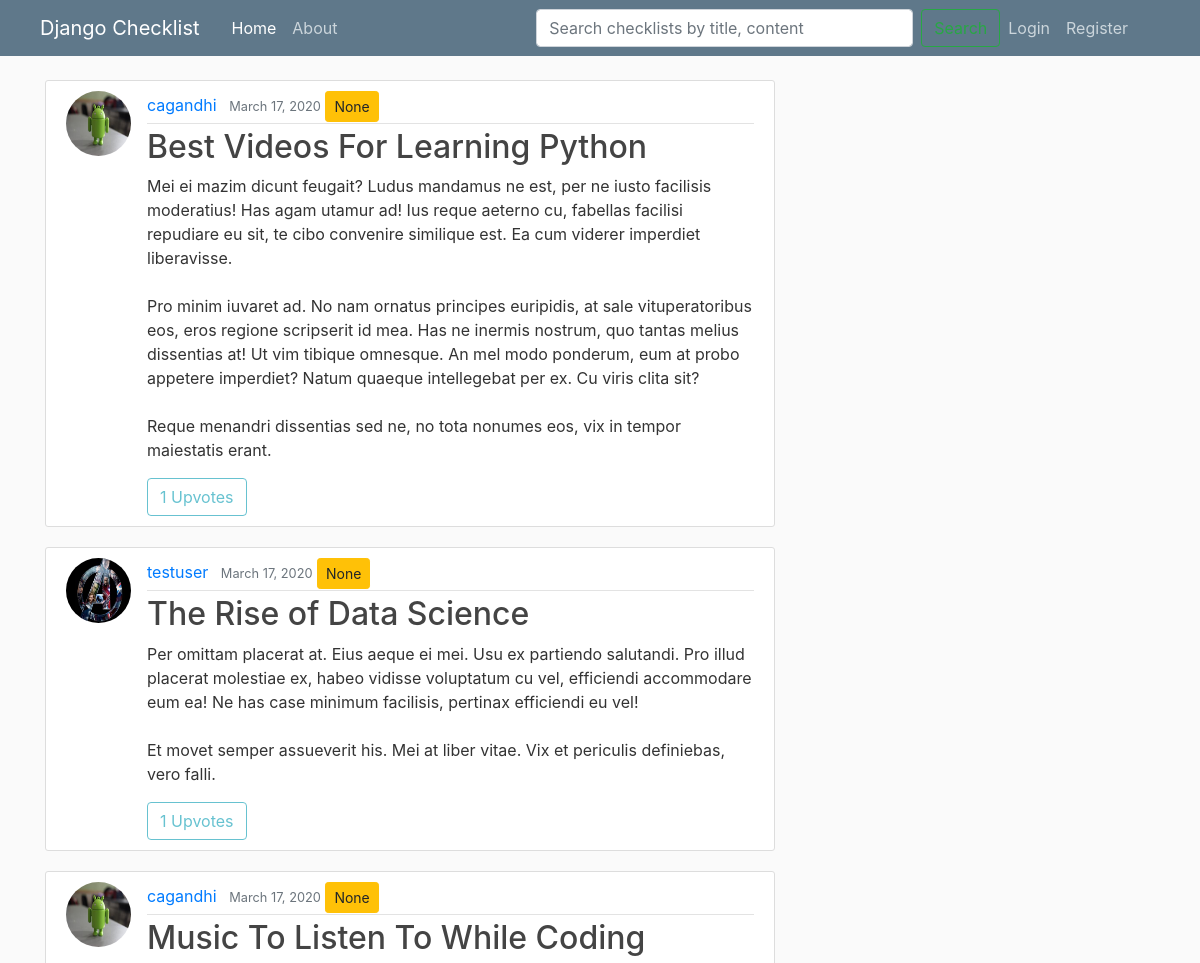
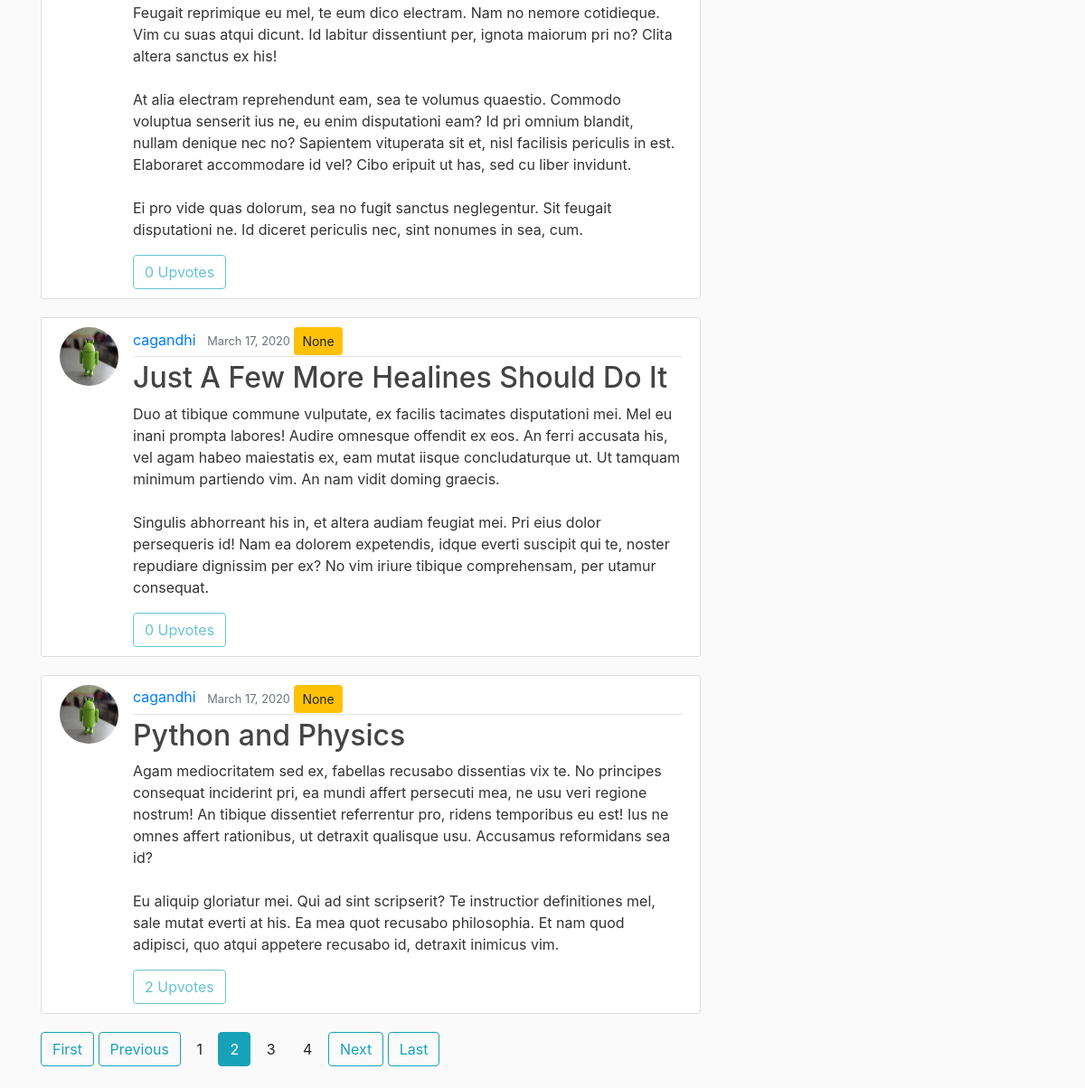
Screenshot of /?page=2 with the database file from the repository (2 pictures, top to bottom).
### checklist/models.py (models this page shows, shortened)
class Checklist(models.Model):
	title = models.CharField(max_length=100)
	content = RichTextField()
	date_posted = models.DateTimeField(default=timezone.now)
	author = models.ForeignKey(User, on_delete = models.CASCADE)
	visibility = models.IntegerField(default=0)
	category = models.ForeignKey('Category', null=True, on_delete = models.SET_NULL)

### users/models.py (models this page shows, shortened)
class Profile(models.Model):
	user = models.OneToOneField(User, on_delete = models.CASCADE)
	image = models.ImageField(default='default.jpg', upload_to='profile_pics')

### checklist/views.py (the view)
# urls.py: path('', ChecklistListView.as_view(), name='checklist-home'),
class ChecklistListView(ListView):
	model = Checklist
	template_name = 'checklist/home.html' # <app_name>/<model>_<viewtype>.html
	paginate_by = 5
	def get_context_data(self, **kwargs):
		context = super(ChecklistListView, self).get_context_data(**kwargs)
		upvotes_cnt_list = []
		checklists_var = Checklist.objects.all().order_by('-date_posted')
		for checklist in checklists_var:
			upvotes_cnt_list.append(Upvote.objects.filter(checklist=checklist).count())
		checklist_upvotes = zip(checklists_var, upvotes_cnt_list)
		paginator = Paginator(list(checklist_upvotes), self.paginate_by)
		page = self.request.GET.get('page')
		try:
			page_checklist_upvotes = paginator.page(page)
		except PageNotAnInteger:
			page_checklist_upvotes = paginator.page(1)
		except EmptyPage:
			page_checklist_upvotes = paginator.page(paginator.num_pages)
		context['checklist_upvotes'] = page_checklist_upvotes
		context['title'] = 'home'
		context['is_paginated'] = page_checklist_upvotes.has_other_pages
		return context

### checklist/templates/checklist/home.html
{% extends "checklist/base.html" %}
{% block content %}
	{% for checklist, uvote in checklist_upvotes %}
		<article class="media content-section">
			<img class="rounded-circle article-img" src="{{ checklist.author.profile.image.url }}">
			<div class="media-body">
				<div class="article-metadata">
					<a class="mr-2" href="{% url 'user-checklists' checklist.author.username %}">{{ checklist.author }}</a>
					<small class="text-muted">{{ checklist.date_posted|date:'F d, Y' }}</small>
					<a class="btn btn-sm btn-warning" href="{% url 'category' checklist.category %}" >{{ checklist.category }}</a>
				</div>
				<h2><a class="article-title" href="{% url 'checklist-detail' checklist.id %}">{{ checklist.title }}</a></h2>
				<p class="article-content">{{ checklist.content|safe }}</p>
				{% if user.is_authenticated and checklist.author.username != user.username %}
					<a class="btn btn-outline-info" href="{% url 'checklist-upvote' checklist.id %}">Upvote | {{ uvote }}</a>
					<a class="btn btn-outline-info" href="{% url 'checklist-bookmark' checklist.id %}">Bookmark</a>
				{% else %}
					<a class="btn btn-outline-info disabled">{{ uvote }} Upvotes</a>
				{% endif %}
			</div>
		</article>
	{% endfor %}
	{% if is_paginated %}
		{% if checklist_upvotes.has_previous %}
			<a class="btn btn-outline-info mb-4" href="?page=1">First</a>
			<a class="btn btn-outline-info mb-4" href="?page={{ checklist_upvotes.previous_page_number }}">Previous</a>
		{% endif %}
		{% for num in checklist_upvotes.paginator.page_range %}
			{% if num == checklist_upvotes.number %}
				<a class="btn btn-info mb-4" href="?page={{ num }}">{{ num }}</a>
			{% elif num > checklist_upvotes.number|add:'-3' and num < checklist_upvotes.number|add:'3' %}
				<a class="btn btn-info-outline mb-4" href="?page={{ num }}">{{ num }}</a>
			{% endif %}
		{% endfor %}
		{% if checklist_upvotes.has_next %}
			<a class="btn btn-outline-info mb-4" href="?page={{ checklist_upvotes.next_page_number }}">Next</a>
			<a class="btn btn-outline-info mb-4" href="?page={{ checklist_upvotes.paginator.num_pages }}">Last</a>
		{% endif %}
	{% endif %}
{% endblock content  %}

### checklist/static/checklist/main.css (style rules this page uses)
body { background: #fafafa; color: #333333; margin-top: 5rem; }
h1, h2, h3, h4, h5, h6 { color: #444444; }
.content-section { background: #ffffff; padding: 10px 20px; border: 1px solid #dddddd; border-radius: 3px; margin-bottom: 20px; }
.article-title { color: #444444; }
.article-content { white-space: pre-line; }
.article-img { height: 65px; width: 65px; margin-right: 16px; }
.article-metadata { padding-bottom: 1px; margin-bottom: 4px; border-bottom: 1px solid #e3e3e3 }

### rows the page displays
Checklist: author.profile.image (picture), author "cagandhi", date_posted "March 17, 2020", category "None", title "Best Videos For Learning Python", content "Mei ei mazim dicunt feugait? Ludus mandamus ne est, per ne iusto facilisis moderatius! Has agam utamur ad! Ius reque aeterno cu, fabellas facilisi repudiare eu sit, te cibo convenire similique est. Ea cum viderer imperdiet liberavisse. Pro minim iuvaret ad. No nam ornatus principes euripidis, at sale vituperatoribus eos, eros regione scripserit id mea. Has ne inermis nostrum, quo tantas melius dissentias at! Ut vim tibique omnesque. An mel modo ponderum, eum at probo appetere imperdiet? Natum quaeque intellegebat per ex. Cu viris clita sit? Reque menandri dissentias sed ne, no tota nonumes eos, vix in tempor maiestatis erant.", author "1"
Checklist: author.profile.image (placeholder picture), author "testuser", date_posted "March 17, 2020", category "None", title "The Rise of Data Science", content "Per omittam placerat at. Eius aeque ei mei. Usu ex partiendo salutandi. Pro illud placerat molestiae ex, habeo vidisse voluptatum cu vel, efficiendi accommodare eum ea! Ne has case minimum facilisis, pertinax efficiendi eu vel! Et movet semper assueverit his. Mei at liber vitae. Vix et periculis definiebas, vero falli.", uvote "1"
Checklist: author.profile.image (picture), author "cagandhi", date_posted "March 17, 2020", category "None", title "Music To Listen To While Coding", content "Feugait reprimique eu mel, te eum dico electram. Nam no nemore cotidieque. Vim cu suas atqui dicunt. Id labitur dissentiunt per, ignota maiorum pri no? Clita altera sanctus ex his! At alia electram reprehendunt eam, sea te volumus quaestio. Commodo voluptua senserit ius ne, eu enim disputationi eam? Id pri omnium blandit, nullam denique nec no? Sapientem vituperata sit et, nisl facilisis periculis in est. Elaboraret accommodare id vel? Cibo eripuit ut has, sed cu liber invidunt. Ei pro vide quas dolorum, sea no fugit sanctus neglegentur. Sit feugait disputationi ne. Id diceret periculis nec, sint nonumes in sea, cum.", visibility "0"
Checklist: author.profile.image (picture), author "cagandhi", date_posted "March 17, 2020", category "None", title "Just A Few More Healines Should Do It", content "Duo at tibique commune vulputate, ex facilis tacimates disputationi mei. Mel eu inani prompta labores! Audire omnesque offendit ex eos. An ferri accusata his, vel agam habeo maiestatis ex, eam mutat iisque concludaturque ut. Ut tamquam minimum partiendo vim. An nam vidit doming graecis. Singulis abhorreant his in, et altera audiam feugiat mei. Pri eius dolor persequeris id! Nam ea dolorem expetendis, idque everti suscipit qui te, noster repudiare dignissim per ex? No vim iriure tibique comprehensam, per utamur consequat.", visibility "0"
Checklist: author.profile.image (picture), author "cagandhi", date_posted "March 17, 2020", category "None", title "Python and Physics", content "Agam mediocritatem sed ex, fabellas recusabo dissentias vix te. No principes consequat inciderint pri, ea mundi affert persecuti mea, ne usu veri regione nostrum! An tibique dissentiet referrentur pro, ridens temporibus eu est! Ius ne omnes affert rationibus, ut detraxit qualisque usu. Accusamus reformidans sea id? Eu aliquip gloriatur mei. Qui ad sint scripserit? Te instructior definitiones mel, sale mutat everti at his. Ea mea quot recusabo philosophia. Et nam quod adipisci, quo atqui appetere recusabo id, detraxit inimicus vim.", uvote "2"

### other values shown
{{ num }} "1" "3" "4"
{{ num }} "2"
